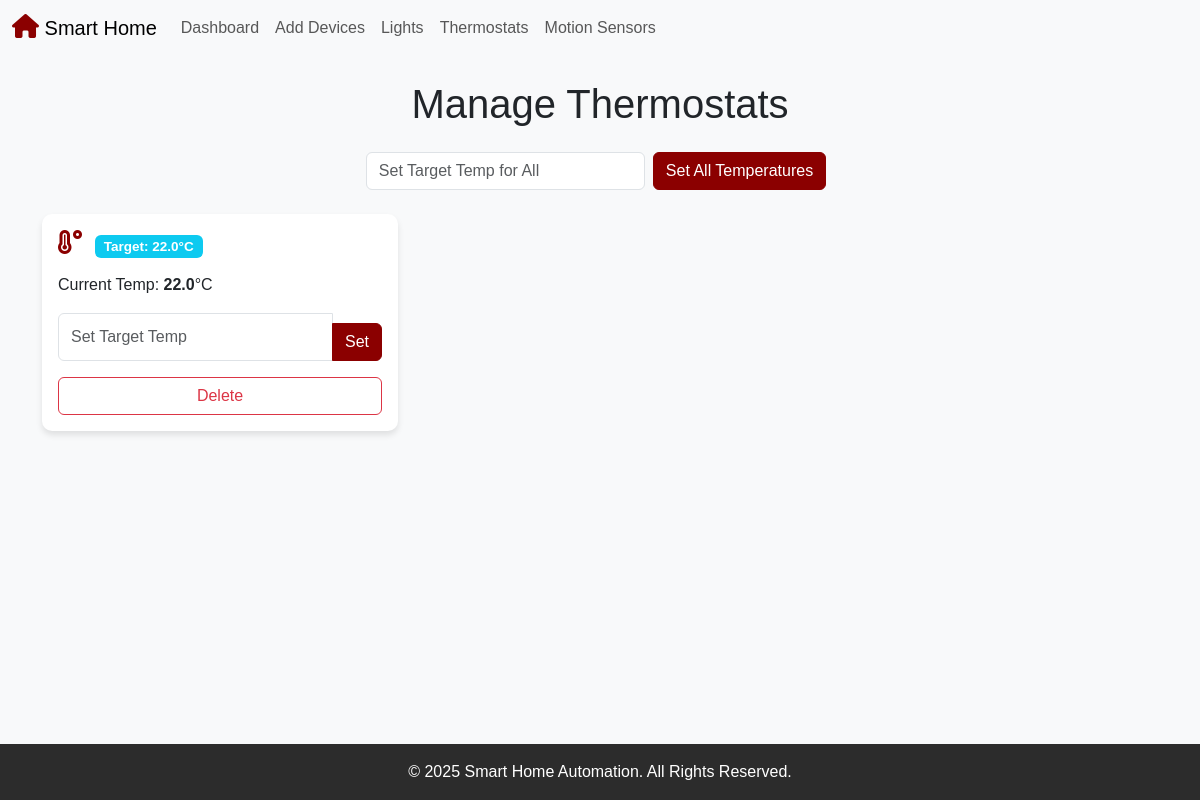
Before: /thermostats/ with the older database file.
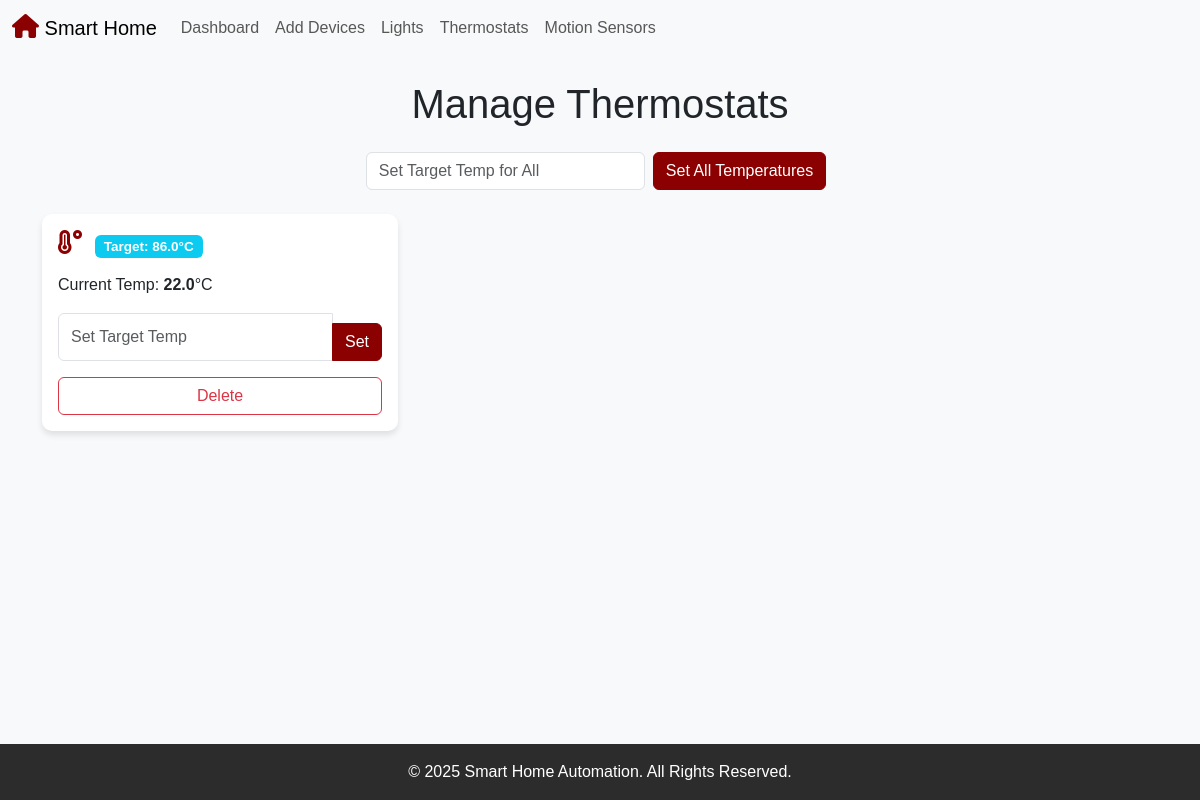
After: the same page with the newer database file.
### devices/models.py (models this page shows, shortened)
class Thermostat(models.Model):
    name = models.CharField(max_length=100)
    current_temperature = models.FloatField(default=22.0)  # Current room temperature
    target_temperature = models.FloatField(default=22.0)  # Desired temperature

### devices/views.py (the view, shortened to what this page needs)
# urls.py: path('thermostats/', views.manage_thermostats, name='manage_thermostats'),
def manage_thermostats(request):
    thermostats = Thermostat.objects.all()
    return render(request, "manage_thermostats.html", {"thermostats": thermostats})

### devices/templates/manage_thermostats.html (shortened to what this page needs)
{% extends 'base.html' %}
{% block content %}
<h1 class="text-center mb-4">Manage Thermostats</h1>
<div class="mb-4">
    <form method="POST" class="d-flex justify-content-center">
        <input type="number" name="bulk_temp" class="form-control w-25" placeholder="Set Target Temp for All">
        <button name="action" value="set_all_temps" class="btn btn-primary mx-2">Set All Temperatures</button>
    </form>
</div>
<div class="row">
    {% for thermostat in thermostats %}
    <div class="col-md-4">
        <div class="card p-3 mb-4">
            <h5>
                <i class="fa-solid fa-temperature-high me-2"></i>{{ thermostat.name }}
                <span class="badge bg-info">Target: {{ thermostat.target_temperature }}°C</span>
            </h5>
            <p>Current Temp: <strong>{{ thermostat.current_temperature }}</strong>°C</p>
            <form method="POST" class="d-grid gap-2">
                <div class="input-group">
                    <input type="number" name="new_temp" class="form-control" placeholder="Set Target Temp">
                    <button class="btn btn-primary" type="submit">Set</button>
                </div>
                <button name="action" value="delete_thermostat" class="btn btn-outline-danger mt-2">Delete</button>
            </form>
        </div>
    </div>
    {% endfor %}
</div>
{% endblock %}

Changed rows visible on the page:
changed Thermostat: target_temperature "22.0" → "86.0"
